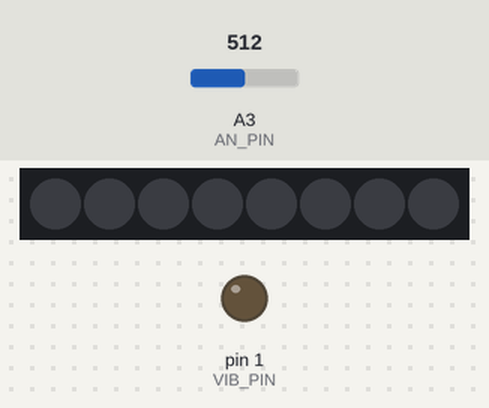
A sketch run on a simulated Arduino Uno, built with avr-gcc and run on an emulated ATmega328P. Shown: 8 RGB LEDs in strip order, left to right, output pins drawn as LEDs (lit = HIGH). Inputs (shaded band) come from the test bench; at power-on: A3 (AN_PIN) = 512. The strip is taken to match the declared colour order.

Above: at 1.2 s.
1.3 s: A3 (AN_PIN) set to 716
At 2.9 s:
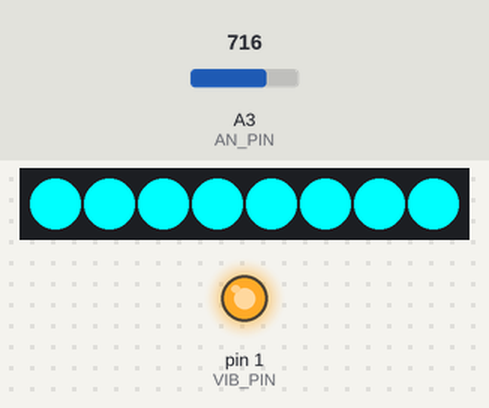
3.1 s: A3 (AN_PIN) set to 511
At 4.1 s:
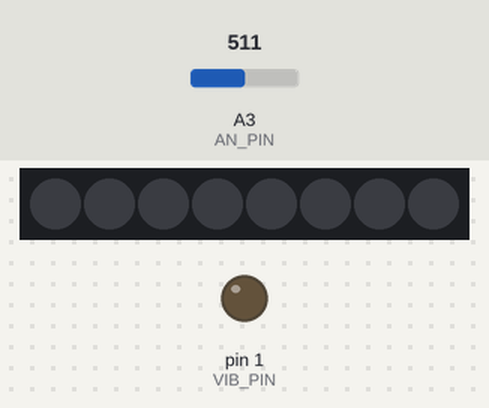
4.6 s: A3 (AN_PIN) set to 900
At 4.66 s:
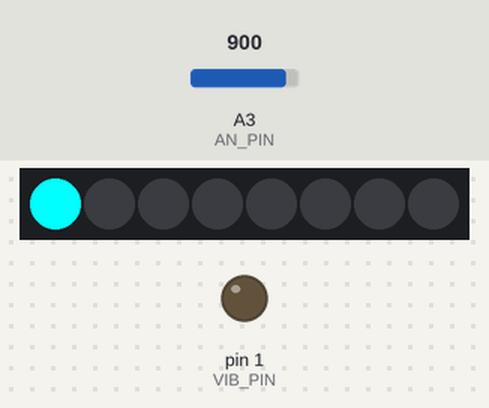
Timing chart, 0 to 7.6 s (numbered marks = the images above; inputs shaded):
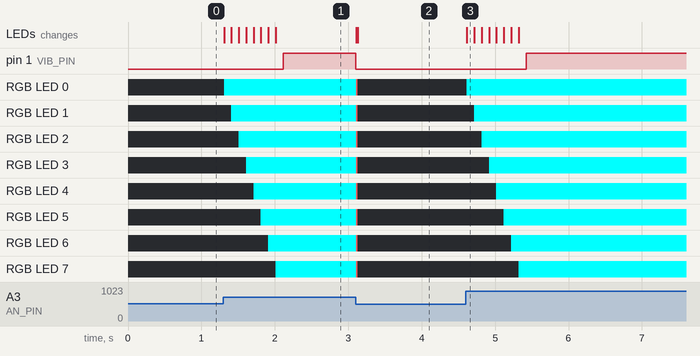

Measured:
- after the input at 1.3 s, pin 1 (VIB_PIN): LOW → HIGH after 0.82 s; RGB LED 0: off → RGB(0, 255, 255) at once; RGB LED 1: off → RGB(0, 255, 255) after 0.11 s; RGB LED 2: off → RGB(0, 255, 255) after 0.21 s; RGB LED 3: off → RGB(0, 255, 255) after 0.31 s; the LEDs: first change at once (image 1 shows a later state)
- after the input at 3.1 s, pin 1 (VIB_PIN): HIGH → LOW at once; RGB LED 0–7: RGB(0, 255, 255) → RGB(185, 70, 70) at once, → off 0.02 s later; the LEDs: first change at once (image 2 shows a later state)
- after the input at 4.6 s, pin 1 (VIB_PIN): LOW → HIGH after 0.82 s; RGB LED 0: off → RGB(0, 255, 255) at once; RGB LED 1: off → RGB(0, 255, 255) after 0.12 s; RGB LED 2: off → RGB(0, 255, 255) after 0.22 s; RGB LED 3: off → RGB(0, 255, 255) after 0.32 s; the LEDs: change at once (image 3)

The sketch:

TinyLilyInteraction.ino
```cpp
/*
 Pin outs:
    All pins can be used as Digital I/O
    Pin 0 → MOSI, SDA, PWM0
    Pin 1 → MISO, PWM1
    Pin 2 → SCLK, SCL, ADC1
    Pin 3 → USB+, ADC3
    Pin 4 → USB-, ADC2, PWM4
    Pin 5 → RESET, ADC0

 */

#include <Adafruit_NeoPixel.h>
#import <math.h>

#define VIB_PIN           1   // vib motor / PWM and built-in led
#define PIX_PIN           0   // neopixel pin
#define AN_PIN            3   // one of the analog inputs

#define NUM_PIXELS        8   // number of neopixels attached

Adafruit_NeoPixel pixels = Adafruit_NeoPixel(NUM_PIXELS, PIX_PIN, NEO_RGB + NEO_KHZ800);

void setup() {
  pinMode(AN_PIN, INPUT);
  pinMode(VIB_PIN, OUTPUT);       // connect a vibro motor or other analog actuator
  pixels.begin();
}

int an_sig = 0;
int mapped = 0;
int lightvals[] = {0,0,0,0,0,0,0,0};
int r=0, g=0, b=0;
byte thresh = 80;

void loop() {
  byte pix=0;
  an_sig = analogRead(AN_PIN); // read analog sensor
  delay(2);
  mapped = constrain(map(an_sig, 475, 605, 0, 255), 0, 255); // using a 10k resistor

  for(pix=0; pix < NUM_PIXELS; pix++) {
    pixels.setPixelColor(pix, 0);
  }
  pixels.show();

  if(mapped > thresh) {
    for(pix=0; pix < NUM_PIXELS; pix++) {
      r = map(mapped, 0, 255, 255, 0);
      g = map(mapped, 0, 255, 0, 255);
      b = map(mapped, 0, 255, 0, 255);
      pixels.setPixelColor(pix, pixels.Color(r, g, b));
      pixels.show(); // This sends the updated pixel color to the hardware.
      delay(100);
    }
  }
  while(mapped > thresh) {
    an_sig = analogRead(AN_PIN); // read analog sensor
    delay(2);
    mapped = constrain(map(an_sig, 475, 605, 0, 255), 0, 255); // using a 10k resistor
    analogWrite(VIB_PIN, mapped);
    for(pix=0; pix < NUM_PIXELS; pix++) {
      r = map(mapped, 0, 255, 255, 0);
      g = map(mapped, 0, 255, 0, 255);
      b = map(mapped, 0, 255, 0, 255);
      pixels.setPixelColor(pix, pixels.Color(r, g, b));
    }
    pixels.show(); // This sends the updated pixel color to the hardware.
  }

  delay(20);
}
```
